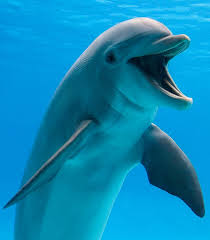
%> input picture Octave/dol.jpeg, 210 x 240 px
$ octave main.m   (GNU Octave 9; MATLAB toolbox functions it lacks are replaced by stand-ins)
%> lines starting %> are read from the running program, lines starting %| are printed output that depends on the picture
### Octave/scaller.m
function result = scaller(img, const)
    result = const .* img;
endfunction

### Octave/main.m
img = imread("dol.jpeg");
%> img is the input picture: size 240x210x3 uint8; mean R, G, B 10.6, 136, 180.9
scalled_image = scaller(img, 0.6);
%> in scaller, `result = const .* img;`:
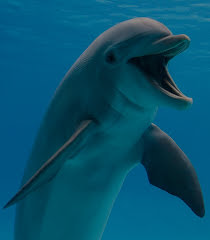
%> result: size 240x210x3 uint8; mean R, G, B 6.4, 81.6, 108.5
plot(img(1,5))
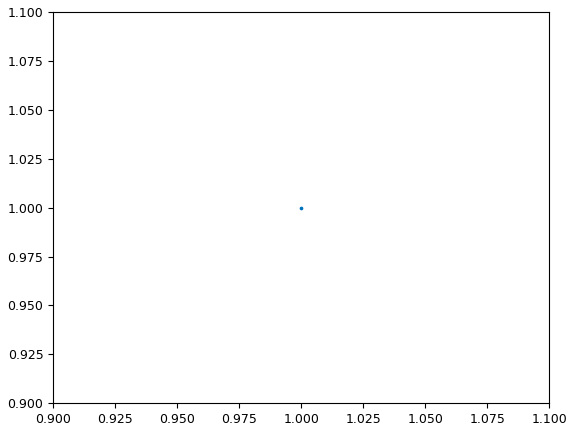
%> figure redrawn from the program's plot data
#imshow(scalled_image)
